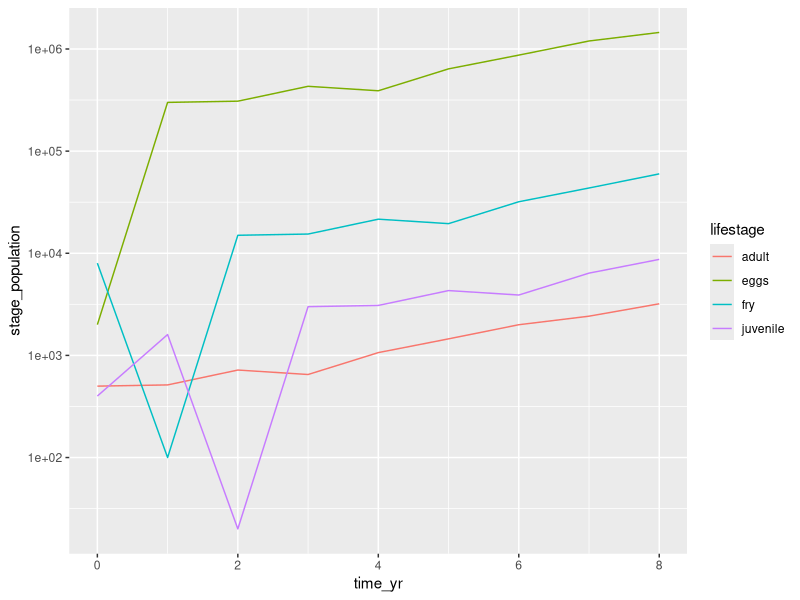

Here is the R script that generated this plot:
## ---- chunk 1
knitr::opts_chunk$set(echo = TRUE)
library(tidyverse)
## ---- chunk 2
# Make the Leslie Matrix:
fish_leslie <- matrix(c(0, 0, 0, 600, 0.05, 0, 0, 0, 0, 0.20, 0, 0, 0, 0, 0.16, 0.9), nrow = 4, ncol = 4, byrow = TRUE)

# Check it out: 
fish_leslie
## ---- chunk 3
# Initial population structure (Roe, Fry, Juvenile, Adult): 
fish_year0 <- c(2000, 8000, 400, 500)
## ---- chunk 4
# Model projections

# ------ WHAT HAPPENS HERE? ------ #
# ------ comment line-by-line ---- #

# Create a sequence from 0 to 8
time_yr <- seq(from = 0, to = 8, by = 1)

# Create a matrix with columns as the initial population and the rows as the sequence of times
proj_year <- matrix(ncol = length(fish_year0), nrow = length(time_yr))

# Populate initial population in the first row of the matrix
proj_year[1, ] <- fish_year0

# Create a loop: starts at 2 for time_yr, looping over the dot product of the leslie matrix with the initial values, populate row 2
for (i in 2:length(time_yr)) {
  proj_year[i,] <- fish_leslie %*% proj_year[i-1,]
}


# The rest is wrangling & visualization (run to check it out):
colnames(proj_year) <- c("eggs", "fry", "juvenile", "adult")

proj_df <- data.frame(time_yr, proj_year) %>% 
  pivot_longer(cols = -time_yr, names_to = "lifestage", values_to = "stage_population")

ggplot(data = proj_df, aes(x = time_yr, y = stage_population)) +
  geom_line(aes(color = lifestage)) +
  scale_y_log10()

